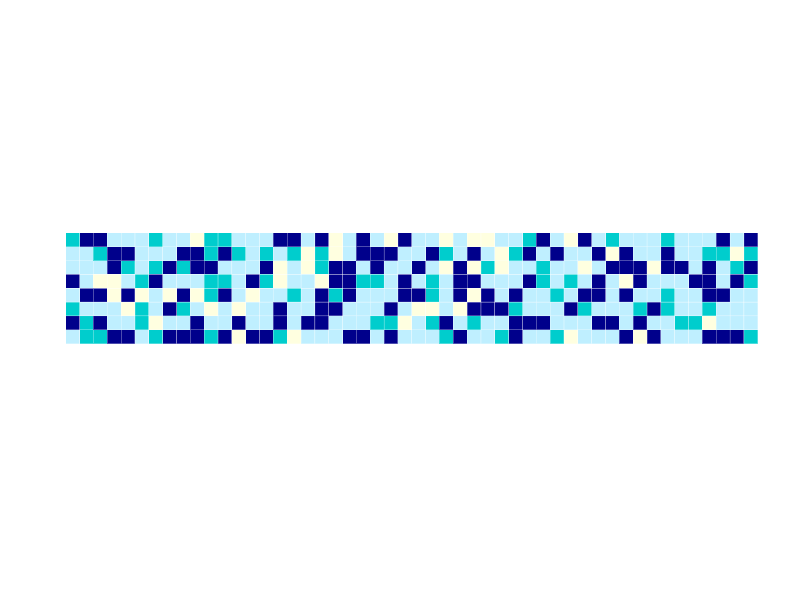
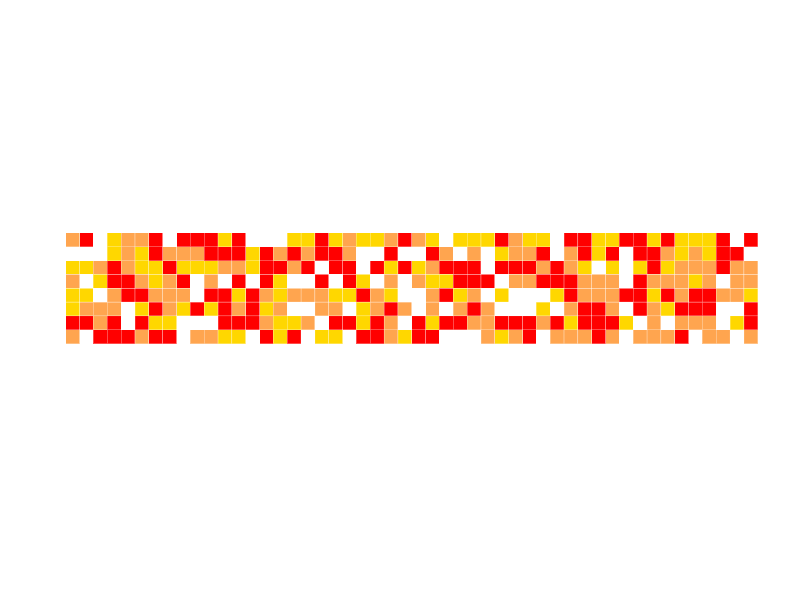
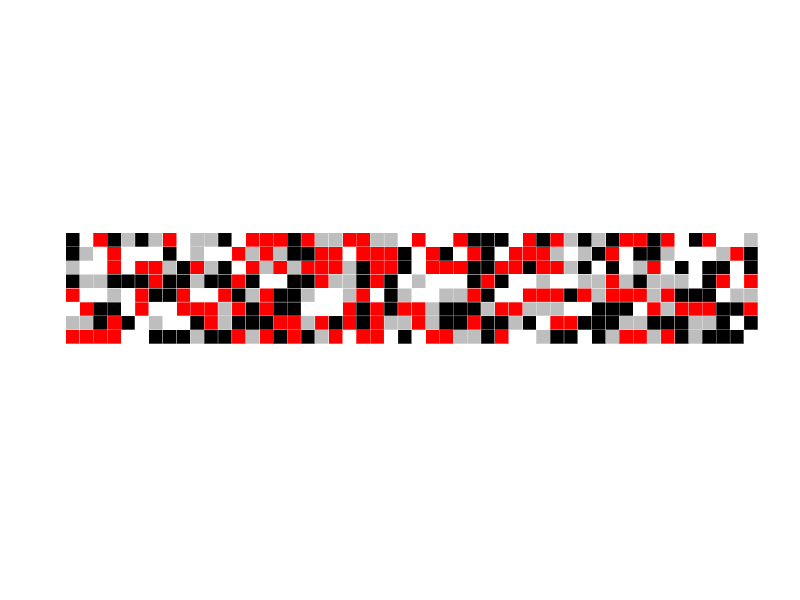
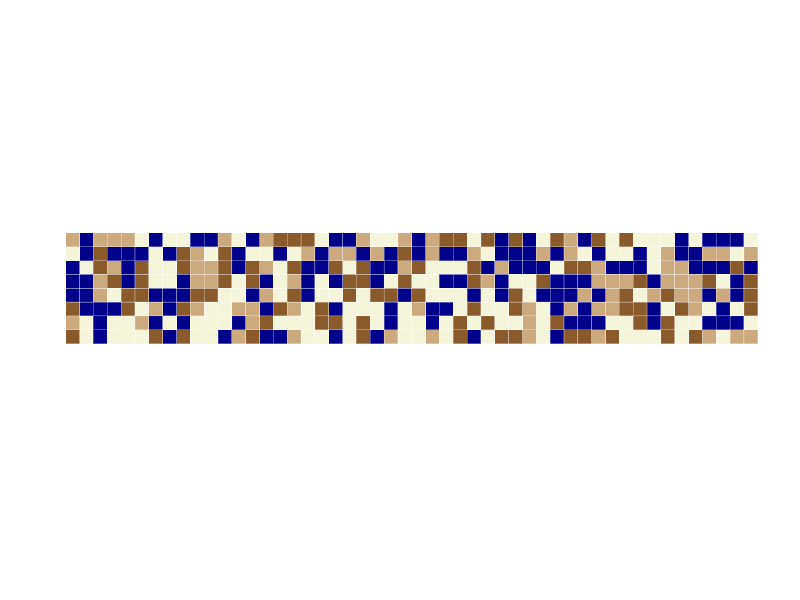

Here is the R script that generated these plots, in order:
library(ggplot2)

# functie om een ontwerp te maken van de tegeltjes
# produceert een random patroon

tegels <- function(
  kleuren,   # vector van kleuren
  p_vec,     # vector probabilites van de kleuren, gelijke lengte als kleuren en som = 1
  aantal_h = 8, # aantal tegels in de hoogte
  aantal_b = 50, # aantal tegels in de breedte
  max_naast_elkaar = 3
  ) {
  
  if(length(kleuren) != length(p_vec)){
    stop('Lengte van kleuren en p_vec niet gelijk')
  }
  if(sum(p_vec) != 1){
    stop('Som van p_vec moet precies 1 zijn')
  }
  
  plot_data <- expand.grid(1:aantal_h, 1:aantal_b)
  colnames(plot_data) <- c('Hoogte', 'Breedte')
  plot_data$Kleur <- character(nrow(plot_data))
  ltr <- LETTERS[1:4]
  
  laatste_hoogte <- character(max_naast_elkaar)
  kleur_vermijden <- NULL

  for(i in 1:nrow(plot_data)){
    if(is.null(kleur_vermijden)) {
      plot_data$Kleur[i] <- sample(ltr, 1, ,p_vec)
    } else {
      plot_data$Kleur[i] <- sample(ltr[!(ltr %in% kleur_vermijden)] , 1, ,
                                   p_vec[!(ltr %in% kleur_vermijden)])
    }
      
    if(i %% 8 != 0){
      laatste_hoogte <- c(plot_data$Kleur[i], laatste_hoogte[1:2])
    } else {
      laatste_hoogte <- character(max_naast_elkaar)
    }
    laatste_breedte_ind <- c( (i+1) - c(aantal_h,
                                          aantal_h * 2,
                                          aantal_h * 3))
    if( all(laatste_breedte_ind > 1) ){
      laatste_breedte <- plot_data$Kleur[laatste_breedte_ind]
    } else {
      laatste_breedte <- LETTERS[1:3]
    }
      
    if(length(unique(laatste_hoogte)) == 1) {
       kleur_vermijden <- laatste_hoogte[1]
      }
    if(length(unique(laatste_breedte)) == 1) {
      kleur_vermijden <- c(kleur_vermijden, laatste_breedte[1])
    }
    if(length(unique(laatste_hoogte)) != 1 & 
         length(unique(laatste_breedte)) != 1){
      kleur_vermijden <- NULL
    }
    
  }

  ggplot(plot_data, aes(Breedte, Hoogte)) +
    geom_tile(aes(fill = Kleur), col = 'white') +
    scale_fill_manual(values = c("A" = kleuren[1],
                                 "B" = kleuren[2],
                                 "C" = kleuren[3],
                                 "D" = kleuren[4])) + 
    xlab('') + 
    ylab('') + 
    guides(fill = FALSE) + 
    theme_bw() +
    theme(
      plot.background = element_blank()
      ,panel.grid.major = element_blank()
      ,panel.grid.minor = element_blank()
      ,panel.border = element_blank()
      ,axis.ticks.x = element_blank()
      ,axis.ticks.y = element_blank()
      ,axis.text.x = element_blank()
      ,axis.text.y = element_blank()
    ) +
    coord_fixed()
}

beneden <- c('darkblue', 'cyan3', 'lightblue1', 'lightyellow')
boven <- c('red', 'gold', 'tan1', 'white')
boven_alt <- c('black', 'grey', 'red', 'white')

tegels(beneden, c(.3,.15,.4,.15), max_naast_elkaar = 3)
tegels(boven, c(.3,.2,.3,.2))
tegels(boven_alt, c(.3,.2,.3,.2))

boven_alt2 <- c('darkblue', 'tan4', 'beige', 'burlywood3')
tegels(boven_alt2, c(.3,.2,.3,.2))
